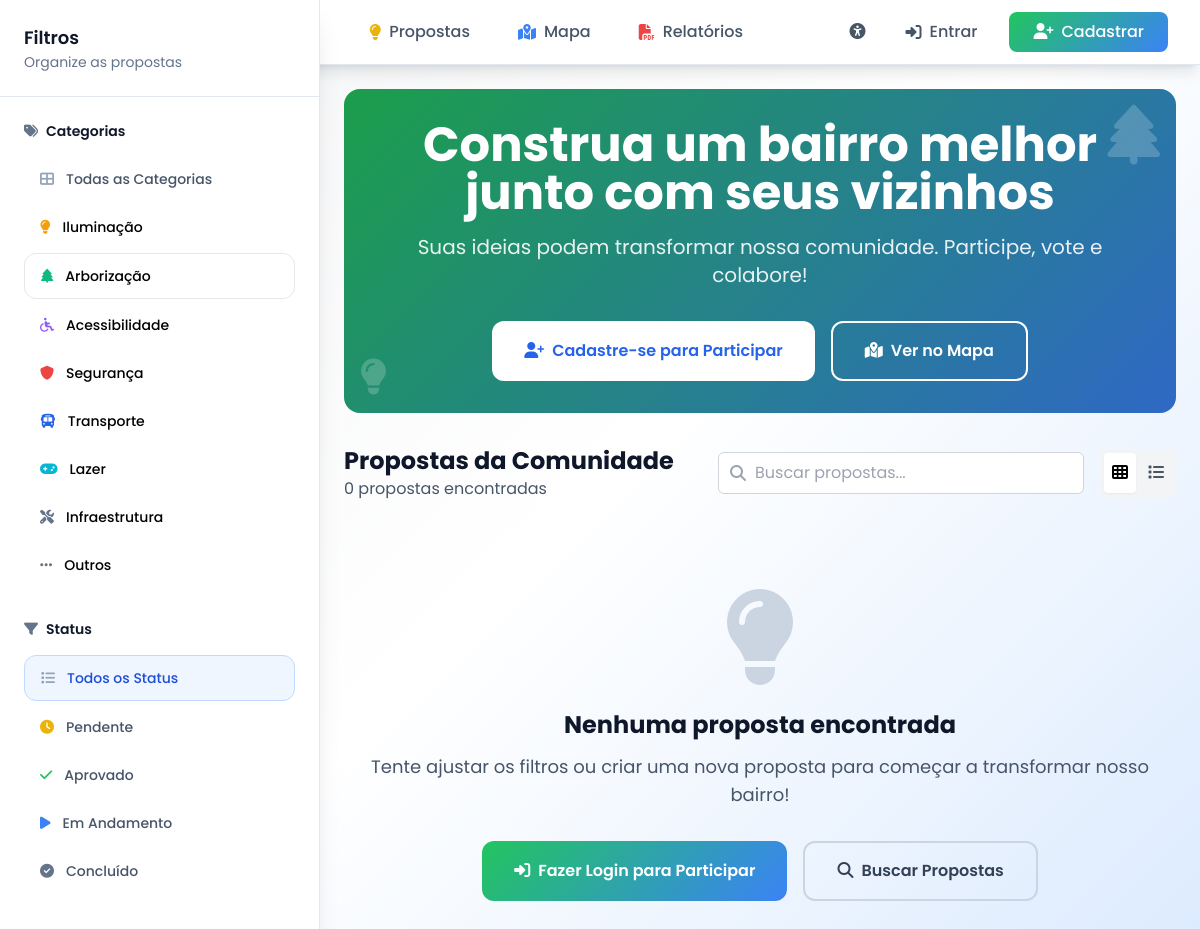
The page /?category=arborizacao on the database as committed earlier.
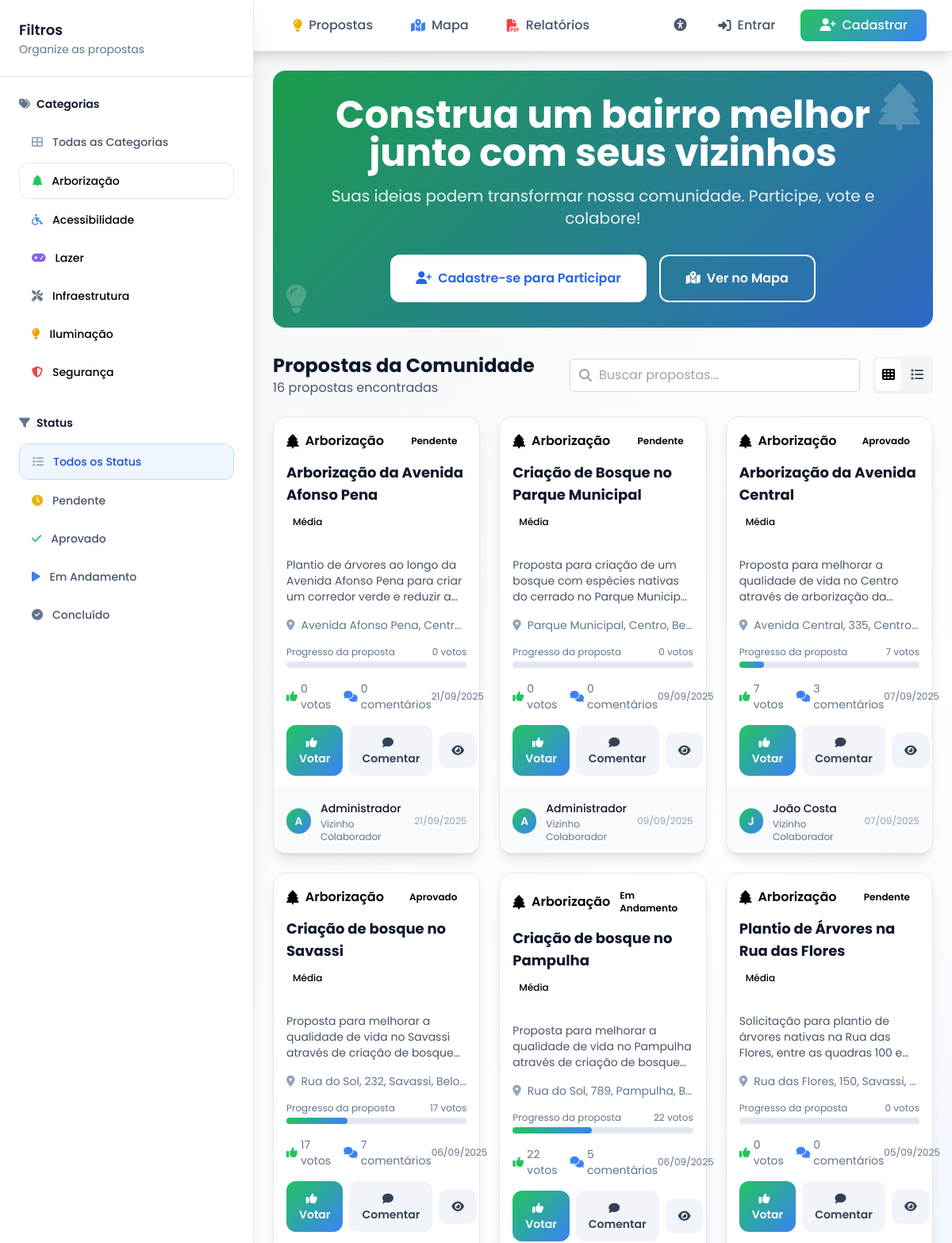
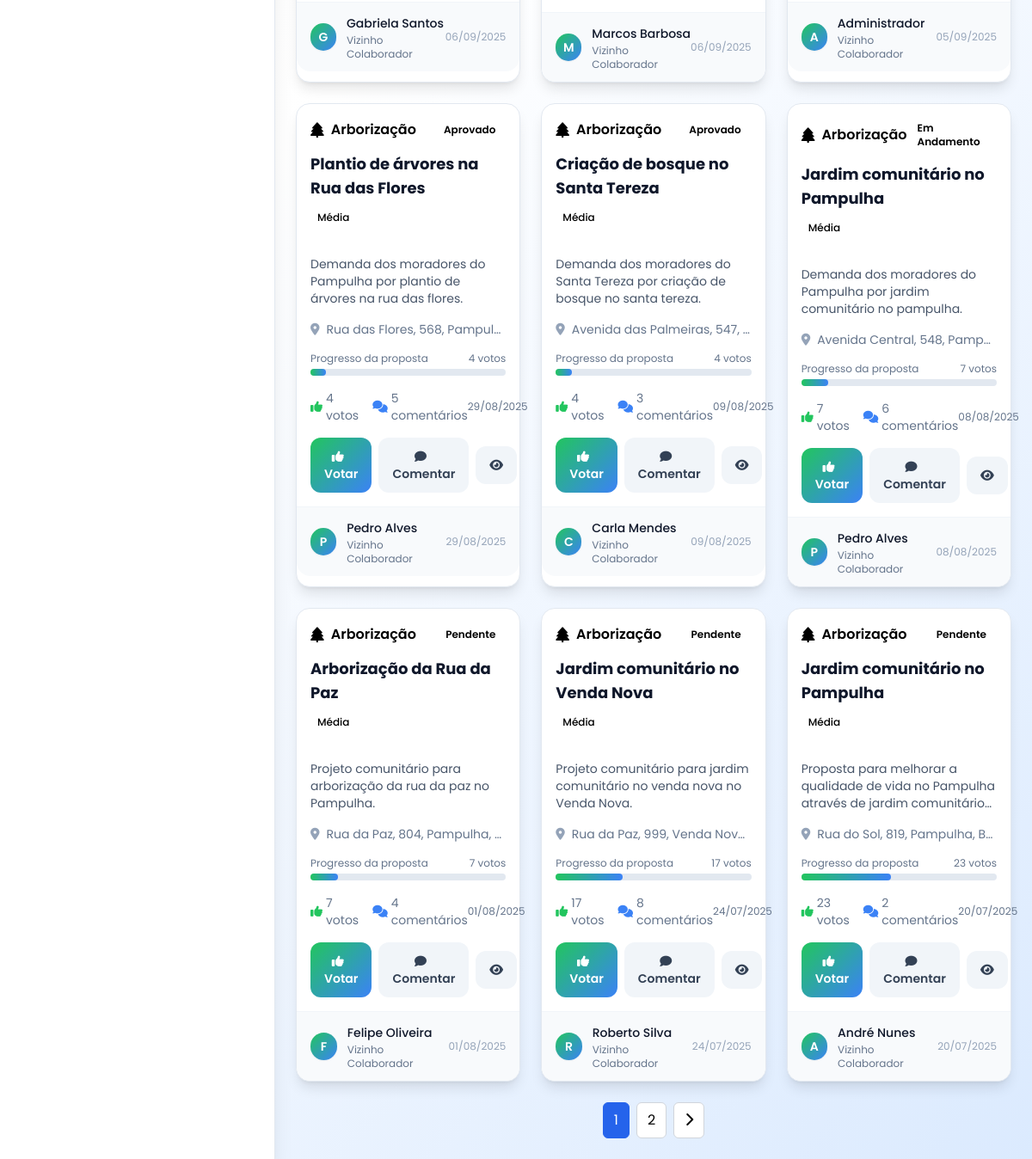
The same page on the database as committed later (2 pictures, top to bottom).
### app.py (models this page shows, shortened)
class Category(db.Model):
    id = db.Column(db.String(50), primary_key=True)
    name = db.Column(db.String(100), nullable=False)
    icon = db.Column(db.String(50))
    color = db.Column(db.String(7))

class Proposal(db.Model):
    id = db.Column(db.Integer, primary_key=True)
    title = db.Column(db.String(200), nullable=False)
    description = db.Column(db.Text, nullable=False)
    category = db.Column(db.String(50), db.ForeignKey('category.id'), nullable=False)
    latitude = db.Column(db.Float, nullable=False)
    longitude = db.Column(db.Float, nullable=False)
    address = db.Column(db.String(300), nullable=False)
    status = db.Column(db.String(20), default='pending')
    priority = db.Column(db.String(10), default='medium')
    votes_count = db.Column(db.Integer, default=0)
    comments_count = db.Column(db.Integer, default=0)
    author_id = db.Column(db.Integer, db.ForeignKey('user.id'), nullable=False)
    created_at = db.Column(db.DateTime, default=datetime.utcnow)
    updated_at = db.Column(db.DateTime, default=datetime.utcnow, onupdate=datetime.utcnow)
    author = db.relationship('User', backref='proposals')
    category_obj = db.relationship('Category', backref='proposals')

class User(UserMixin, db.Model):
    id = db.Column(db.Integer, primary_key=True)
    email = db.Column(db.String(120), unique=True, nullable=False)
    name = db.Column(db.String(100), nullable=False)
    password_hash = db.Column(db.String(128))
    created_at = db.Column(db.DateTime, default=datetime.utcnow)
    nome_completo = db.Column(db.String(200))
    cpf = db.Column(db.String(14))
    telefone = db.Column(db.String(20))
    endereco = db.Column(db.Text)
    cep = db.Column(db.String(10))
    data_nascimento = db.Column(db.Date)

### app.py (the view)
@app.route('/')
def index():
    page = request.args.get('page', 1, type=int)
    category = request.args.get('category', 'all')
    status = request.args.get('status', 'all')
    search = request.args.get('search', '')
    query = Proposal.query
    if category != 'all':
        query = query.filter(Proposal.category == category)
    if status != 'all':
        query = query.filter(Proposal.status == status)
    if search:
        query = query.filter(
            Proposal.title.contains(search) |
            Proposal.description.contains(search) |
            Proposal.address.contains(search)
        )
    proposals = query.order_by(Proposal.created_at.desc()).paginate(
        page=page, per_page=12, error_out=False
    )
    categories = Category.query.all()
    return render_template('index.html',
                         proposals=proposals,
                         categories=categories,
                         current_category=category,
                         current_status=status,
                         current_search=search)

### templates/index.html (shortened to what the changed rows need)
{% extends "base.html" %}
{% block content %}
<div class="hero-gradient rounded-2xl p-8 mb-8 text-white relative overflow-hidden">
    <div class="relative z-10">
        <div class="max-w-4xl mx-auto text-center">
            <h1 class="text-4xl md:text-5xl font-bold mb-4 animate-fadeInUp">
                Construa um bairro melhor junto com seus vizinhos
            </h1>
        </div>
    </div>
</div>
<div class="space-y-6">
    <div class="flex flex-col sm:flex-row sm:items-center sm:justify-between gap-4">
        <div>
            <h2 class="text-2xl font-bold text-neutral-900">Propostas da Comunidade</h2>
            <p class="text-neutral-600">
                {{ proposals.total }} {{ 'proposta encontrada' if proposals.total == 1 else 'propostas encontradas' }}
            </p>
        </div>
    </div>
    {% if proposals.items %}
        <div id="proposalsContainer" class="grid grid-cols-1 md:grid-cols-2 lg:grid-cols-3 gap-6">
            {% for proposal in proposals.items %}
            <div class="bg-white rounded-2xl shadow-lg border border-neutral-200 card-hover animate-fadeInUp" style="animation-delay: {{ loop.index0 * 0.1 }}s;">
                <div class="category-{{ proposal.category }} p-4 rounded-t-2xl">
                    <div class="flex items-center justify-between mb-3">
                        <div class="flex items-center space-x-2">
                            <i class="fas fa-{{ proposal.category_obj.icon }} text-lg"></i>
                            <span class="font-semibold">{{ proposal.category_obj.name }}</span>
                        </div>
                        <span class="status-{{ proposal.status }} px-3 py-1 text-xs font-semibold rounded-full">
                            {% if proposal.status == 'pending' %}Pendente
                            {% elif proposal.status == 'approved' %}Aprovado
                            {% elif proposal.status == 'in_progress' %}Em Andamento
                            {% elif proposal.status == 'completed' %}Concluído
                            {% elif proposal.status == 'rejected' %}Rejeitado
                            {% endif %}
                        </span>
                    </div>
                    <h3 class="text-lg font-bold text-neutral-900 line-clamp-2 mb-2">{{ proposal.title }}</h3>
                    <div class="flex items-center space-x-2 text-sm">
                        <span class="priority-{{ proposal.priority }} px-2 py-1 text-xs font-medium rounded-full">
                            {% if proposal.priority == 'low' %}Baixa
                            {% elif proposal.priority == 'medium' %}Média
                            {% elif proposal.priority == 'high' %}Alta
                            {% endif %}
                        </span>
                    </div>
                </div>
                <div class="p-4">
                    <p class="text-neutral-600 text-sm mb-4 line-clamp-3">{{ proposal.description }}</p>
                    <div class="flex items-center text-sm text-neutral-500 mb-4">
                        <i class="fas fa-map-marker-alt mr-2 text-neutral-400"></i>
                        <span class="truncate">{{ proposal.address }}</span>
                    </div>
                    <div class="mb-4">
                        <div class="flex items-center justify-between text-xs text-neutral-500 mb-1">
                            <span>Progresso da proposta</span>
                            <span>{{ proposal.votes_count }} votos</span>
                        </div>
                        <div class="w-full bg-neutral-200 rounded-full h-2">
                            <div class="progress-bar h-2 rounded-full" style="width: {{ (proposal.votes_count / 50 * 100) | round }}%"></div>
                        </div>
                    </div>
                    <div class="flex items-center justify-between text-sm text-neutral-500 mb-4">
                        <div class="flex items-center space-x-4">
                            <span class="flex items-center">
                                <i class="fas fa-thumbs-up mr-1 text-sustainability-500"></i>
                                {{ proposal.votes_count }} votos
                            </span>
                            <span class="flex items-center">
                                <i class="fas fa-comments mr-1 text-citizenship-500"></i>
                                {{ proposal.comments_count }} comentários
                            </span>
                        </div>
                        <span class="text-xs">{{ proposal.created_at.strftime('%d/%m/%Y') }}</span>
                    </div>
                    <div class="flex items-center space-x-2">
                        <button onclick="voteProposal({{ proposal.id }})"
                                class="flex-1 hero-gradient text-white py-3 px-4 rounded-xl hover:shadow-lg transition-all duration-300 text-sm font-semibold">
                            <i class="fas fa-thumbs-up mr-2"></i>Votar
                        </button>
                        <button onclick="commentProposal({{ proposal.id }})"
                                class="flex-1 bg-neutral-100 text-neutral-700 py-3 px-4 rounded-xl hover:bg-neutral-200 transition-all duration-300 text-sm font-semibold">
                            <i class="fas fa-comment mr-2"></i>Comentar
                        </button>
                        <a href="{{ url_for('proposta_detalhes', id=proposal.id) }}"
                           class="bg-neutral-100 text-neutral-700 py-3 px-4 rounded-xl hover:bg-neutral-200 transition-all duration-300 text-sm font-semibold">
                            <i class="fas fa-eye"></i>
                        </a>
                    </div>
                </div>
                <div class="px-4 py-3 bg-neutral-50 border-t border-neutral-100 rounded-b-2xl">
                    <div class="flex items-center justify-between">
                        <div class="flex items-center space-x-3">
                            <div class="w-8 h-8 hero-gradient rounded-full flex items-center justify-center shadow-sm">
                                <span class="text-white text-sm font-semibold">{{ proposal.author.name[0].upper() }}</span>
                            </div>
                            <div>
                                <span class="text-sm font-medium text-neutral-900">{{ proposal.author.name }}</span>
                                <div class="text-xs text-neutral-500">Vizinho Colaborador</div>
                            </div>
                        </div>
                        <div class="text-xs text-neutral-400">
                            {{ proposal.created_at.strftime('%d/%m/%Y') }}
                        </div>
                    </div>
                </div>
            </div>
            {% endfor %}
        </div>
        {% if proposals.pages > 1 %}
        <div class="flex items-center justify-center space-x-2 mt-8">
            {% for page_num in proposals.iter_pages() %}
                {% if page_num %}
                    {% if page_num != proposals.page %}
                        <a href="{{ url_for('index', page=page_num, category=request.args.get('category', 'all'), status=request.args.get('status', 'all'), search=request.args.get('search', '')) }}"
                           class="px-3 py-2 bg-white border border-gray-300 rounded-md hover:bg-gray-50">
                            {{ page_num }}
                        </a>
                    {% else %}
                        <span class="px-3 py-2 bg-blue-600 text-white border border-blue-600 rounded-md">
                            {{ page_num }}
                        </span>
                    {% endif %}
                {% else %}
                    <span class="px-3 py-2 text-gray-500">...</span>
                {% endif %}
            {% endfor %}
            {% if proposals.has_next %}
                <a href="{{ url_for('index', page=proposals.next_num, category=request.args.get('category', 'all'), status=request.args.get('status', 'all'), search=request.args.get('search', '')) }}"
                   class="px-3 py-2 bg-white border border-gray-300 rounded-md hover:bg-gray-50">
                    <i class="fas fa-chevron-right"></i>
                </a>
            {% endif %}
        </div>
        {% endif %}
    {% else %}
        <div class="text-center py-16">
            <div class="text-neutral-300 mb-6">
                <i class="fas fa-lightbulb text-8xl"></i>
            </div>
            <h3 class="text-2xl font-bold text-neutral-900 mb-3">Nenhuma proposta encontrada</h3>
            <p class="text-neutral-600 mb-8 text-lg">Tente ajustar os filtros ou criar uma nova proposta para começar a transformar nosso bairro!</p>
            <div class="flex flex-col sm:flex-row gap-4 justify-center">
                {% if current_user.is_authenticated %}
                    <a href="{{ url_for('criar_proposta') }}"
                       class="hero-gradient text-white px-8 py-4 rounded-xl font-semibold hover:shadow-xl transition-all duration-300 hover:scale-105">
                        <i class="fas fa-plus mr-2"></i>Criar Nova Proposta
                    </a>
                {% else %}
                    <button onclick="openLoginModal()"
                            class="hero-gradient text-white px-8 py-4 rounded-xl font-semibold hover:shadow-xl transition-all duration-300 hover:scale-105">
                        <i class="fas fa-sign-in-alt mr-2"></i>Fazer Login para Participar
                    </button>
                {% endif %}
                <button onclick="document.getElementById('searchInput').focus()"
                        class="border-2 border-neutral-300 text-neutral-700 px-8 py-4 rounded-xl font-semibold hover:bg-neutral-50 transition-all duration-300">
                    <i class="fas fa-search mr-2"></i>Buscar Propostas
                </button>
            </div>
        </div>
    {% endif %}
</div>
{% endblock %}

### templates/base.html (shortened to what the changed rows need)
<!DOCTYPE html>
<html lang="pt-BR">
<head>
    <script src="https://cdn.tailwindcss.com"></script>
    <link rel="stylesheet" href="https://cdnjs.cloudflare.com/ajax/libs/font-awesome/6.4.0/css/all.min.css">
    <link rel="stylesheet" href="{{ url_for('static', filename='css/custom.css') }}">
    <link rel="stylesheet" href="https://unpkg.com/leaflet@1.9.4/dist/leaflet.css" />
</head>
    <body class="min-h-screen gradient-bg">
    <div id="sidebar" class="fixed inset-y-0 left-0 z-50 w-80 bg-white shadow-xl transform -translate-x-full lg:translate-x-0 transition-transform duration-300 ease-in-out border-r border-neutral-200 flex flex-col">
        <div class="flex-shrink-0 p-6 border-b border-neutral-200">
            <div class="flex items-center justify-between">
                <div>
                    <h2 class="text-lg font-semibold text-neutral-900">Filtros</h2>
                </div>
            </div>
        </div>
        <div class="flex-1 overflow-y-auto">
            <div class="p-6">
            <div class="mb-8">
                <div class="space-y-1">
                    {% for category in categories %}
                    <a href="{{ url_for('index', category=category.id) }}"
                       class="flex items-center px-4 py-3 text-sm rounded-xl hover:bg-neutral-50 transition-colors category-{{ category.id }} {% if request.args.get('category', 'all') == category.id %}border{% endif %}">
                        {% if category.name.lower() == 'arborização' %}
                            <i class="fas fa-tree mr-3" style="color: {{ category.color }}"></i>
                        {% elif category.name.lower() == 'acessibilidade' %}
                            <i class="fas fa-wheelchair mr-3" style="color: {{ category.color }}"></i>
                        {% elif category.name.lower() == 'lazer' %}
                            <i class="fas fa-gamepad mr-3" style="color: {{ category.color }}"></i>
                        {% elif category.name.lower() == 'infraestrutura' %}
                            <i class="fas fa-tools mr-3" style="color: {{ category.color }}"></i>
                        {% elif category.name.lower() == 'outros' %}
                            <i class="fas fa-ellipsis-h mr-3" style="color: {{ category.color }}"></i>
                        {% else %}
                            <i class="fas fa-{{ category.icon }} mr-3" style="color: {{ category.color }}"></i>
                        {% endif %}
                        <span class="font-medium">{{ category.name }}</span>
                    </a>
                    {% endfor %}
                </div>
            </div>
            </div>
        </div>
        </div>
    <main class="lg:ml-80 p-4 lg:p-6 transition-all duration-300">
        {% block content %}{% endblock %}
    </main>
</body>
</html>

Rows that differ between the two databases and show on the page:
removed Category: name "Transporte"
removed Category: name "Outros"
changed Category "Arborização": color "#10B981" → "#22c55e" (drawn)
changed Category "Acessibilidade": color "#8B5CF6" → "#3b82f6" (drawn)
changed Category "Lazer": color "#06B6D4" → "#8b5cf6" (drawn)
changed Category "Infraestrutura": color "#64748B" → "#6b7280" (drawn)
changed Category "Iluminação": moves down the list
changed Category "Segurança": icon "shield" → "shield-alt" (drawn); moves down the list
added Proposal: category_obj.name "Arborização", status "Pendente", title "Arborização da Avenida Afonso Pena", priority "Média", description "Plantio de árvores ao longo da Avenida Afonso Pena para criar um corredor verde e reduzir…", address "Avenida Afonso Pena, Centr…", votes_count "0", comments_count "0", created_at "21/09/2025", author "A", author.name "Administrador"
added Proposal: category_obj.name "Arborização", status "Pendente", title "Criação de Bosque no Parque Municipal", priority "Média", description "Proposta para criação de um bosque com espécies nativas do cerrado no Parque…", address "Parque Municipal, Centro, Be…", votes_count "0", comments_count "0", created_at "09/09/2025", author "A", author.name "Administrador"
added Proposal: category_obj.name "Arborização", status "Aprovado", title "Arborização da Avenida Central", priority "Média", description "Proposta para melhorar a qualidade de vida no Centro através de arborização…", address "Avenida Central, 335, Centro…", votes_count "7", comments_count "3", created_at "07/09/2025", author "J", author.name "João Costa"
added Proposal: category_obj.name "Arborização", status "Aprovado", title "Criação de bosque no Savassi", priority "Média", description "Proposta para melhorar a qualidade de vida no Savassi através de criação de…", address "Rua do Sol, 232, Savassi, Belo…", votes_count "17", comments_count "7", created_at "06/09/2025", author "G", author.name "Gabriela Santos"
added Proposal: category_obj.name "Arborização", status "Em Andamento", title "Criação de bosque no Pampulha", priority "Média", description "Proposta para melhorar a qualidade de vida no Pampulha através de criação de…", address "Rua do Sol, 789, Pampulha, B…", votes_count "22", comments_count "5", created_at "06/09/2025", author "M", author.name "Marcos Barbosa"
now on this page (row edited): Proposal: category_obj.name "Arborização", status "Pendente", title "Plantio de Árvores na Rua das Flores", priority "Média", description "Solicitação para plantio de árvores nativas na Rua das Flores, entre as quadras 100…", address "Rua das Flores, 150, Savassi,…", votes_count "0", comments_count "0", created_at "05/09/2025", author "A", author.name "Administrador"
added Proposal: category_obj.name "Arborização", status "Aprovado", title "Plantio de árvores na Rua das Flores", priority "Média", description "Demanda dos moradores do Pampulha por plantio de árvores na rua das flores.", address "Rua das Flores, 568, Pampul…", votes_count "4", comments_count "5", created_at "29/08/2025", author "P", author.name "Pedro Alves"
added Proposal: category_obj.name "Arborização", status "Aprovado", title "Criação de bosque no Santa Tereza", priority "Média", description "Demanda dos moradores do Santa Tereza por criação de bosque no santa tereza.", address "Avenida das Palmeiras, 547,…", votes_count "4", comments_count "3", created_at "09/08/2025", author "C", author.name "Carla Mendes"
added Proposal: category_obj.name "Arborização", status "Em Andamento", title "Jardim comunitário no Pampulha", priority "Média", description "Demanda dos moradores do Pampulha por jardim comunitário no pampulha.", address "Avenida Central, 548, Pamp…", votes_count "7", comments_count "6", created_at "08/08/2025", author "P", author.name "Pedro Alves"
added Proposal: category_obj.name "Arborização", status "Pendente", title "Arborização da Rua da Paz", priority "Média", description "Projeto comunitário para arborização da rua da paz no Pampulha.", address "Rua da Paz, 804, Pampulha,…", votes_count "7", comments_count "4", created_at "01/08/2025", author "F", author.name "Felipe Oliveira"
added Proposal: category_obj.name "Arborização", status "Pendente", title "Jardim comunitário no Venda Nova", priority "Média", description "Projeto comunitário para jardim comunitário no venda nova no Venda Nova.", address "Rua da Paz, 999, Venda Nov…", votes_count "17", comments_count "8", created_at "24/07/2025", author "R", author.name "Roberto Silva"
added Proposal: category_obj.name "Arborização", status "Pendente", title "Jardim comunitário no Pampulha", priority "Média", description "Proposta para melhorar a qualidade de vida no Pampulha através de jardim…", address "Rua do Sol, 819, Pampulha, B…", votes_count "23", comments_count "2", created_at "20/07/2025", author "A", author.name "André Nunes"
Other text that changed with them:
{{ proposals.total }}: "0" → "16"
new list line: "1"
new list line: "2"
text no longer shown: "Nenhuma proposta encontrada Tente ajustar os filtros ou criar uma nova proposta para começar a transformar nosso bairro! Fazer Login para Participar Buscar Propostas"
